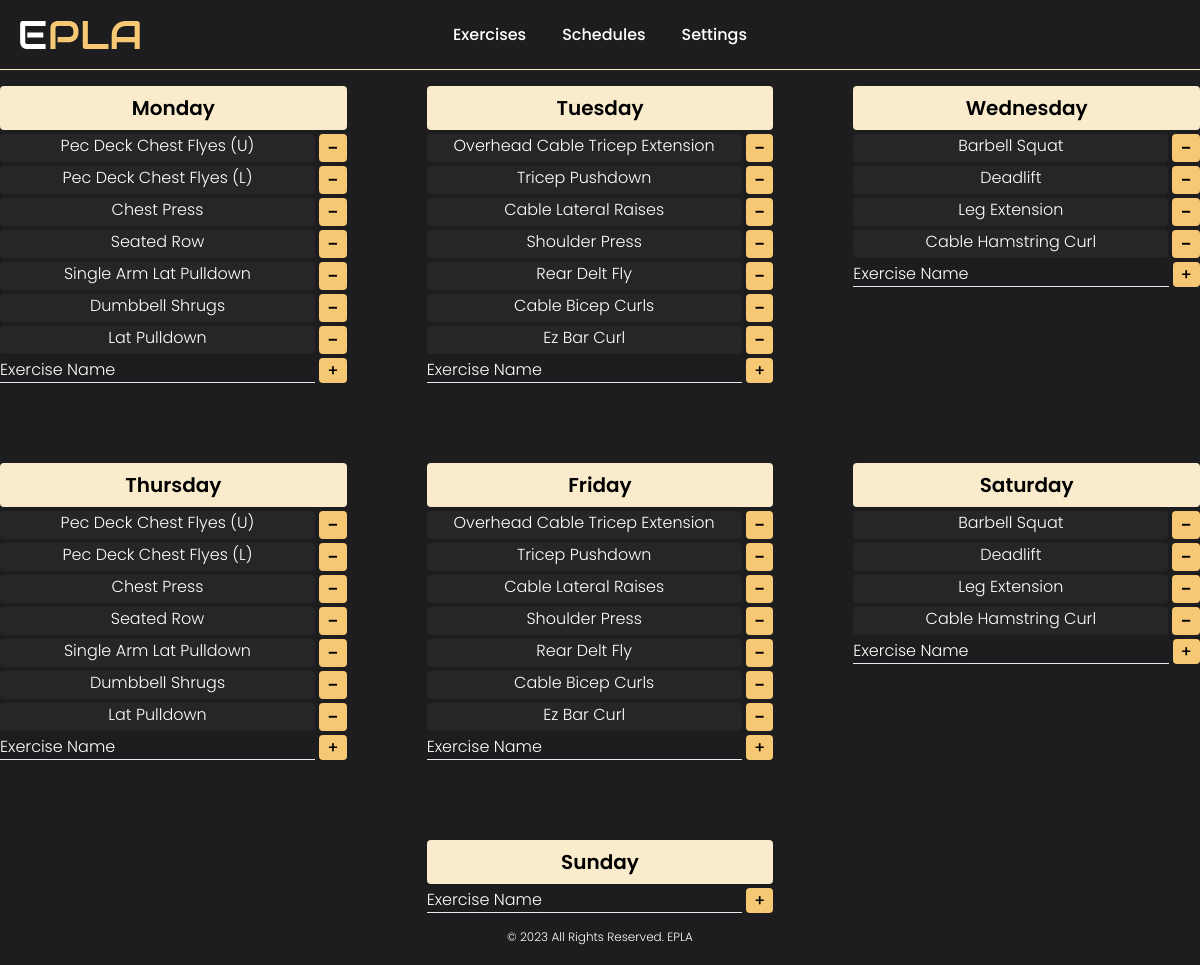
/schedules (signed in), run on the app's committed database.
### tables this page shows
CREATE TABLE exercises (
    id INTEGER,
    user_id INTEGER,
    exercise TEXT,
    PRIMARY KEY(id),
    FOREIGN KEY(user_id) REFERENCES users(id)
        ON UPDATE CASCADE
        ON DELETE CASCADE
);

### app.py (the view, shortened to what this page needs)
@app.route("/schedules", methods=["GET", "POST"])
@login_required
def schedules():
    exercises = {
        "monday": [],
        "tuesday": [],
        "wednesday": [],
        "thursday": [],
        "friday": [],
        "saturday": [],
        "sunday": [],
    }
    con, cur = database()
    for row in exercises:
        cur.execute("SELECT exercise_id FROM schedules WHERE user_id = (?) AND day = (?)", (session["user_id"], row))
        exercise_id = cur.fetchall()
        exercise_id = [id[0] for id in exercise_id]
        placeholders = ', '.join(['?' for _ in exercise_id])
        sql_query = f"SELECT exercise FROM exercises WHERE user_id = (?) AND id IN ({placeholders})"
        cur.execute(sql_query, (session["user_id"], *exercise_id))
        results = cur.fetchall()
        results = [item[0] for item in results]
        exercises[row].extend(results)
    cur.close()
    con.close()
    return render_template("add-change-schedules.html", exercises=exercises)

### app.py (called while the page is built)
@app.after_request
def after_request(response):
    response.headers["Cache-Control"] = "no-cache, no-store, must-revalidate"
    response.headers["Expires"] = 0
    response.headers["Pragma"] = "no-cache"
    return response

### helpers.py (called while the page is built)
def login_required(f):
    @wraps(f)
    def decorated_function(*args, **kwargs):
        if session.get("user_id") is None:
            return redirect("/login")
        return f(*args, **kwargs)
    return decorated_function

def database(db="database.db"):
    con = sqlite3.connect(db)
    cur = con.cursor()
    cur.execute("PRAGMA foreign_keys = 1")
    return con, cur

### templates/add-change-schedules.html (shortened to what this page needs)
{% extends "layout.html" %}
{% block main %}
    <div class="grid grid-cols-1 md:grid-cols-2 lg:grid-cols-3 gap-10 md:gap-20">
        {% for day in exercises %}
            <div class="{% if day == 'sunday' %} col-start-2 {% endif %} space-y-1">
                <h1 class="p-2 rounded bg-yellow-2 font-semibold text-center text-xl text-black">{{ day|title }}</h1>
                {% for exercise in exercises[day] %}
                    <form action="/schedules" method="post" class="flex">
                        <p class="w-full mr-1 px-2 rounded bg-default-3 font-light text-center text-white">{{ exercise|title }}</p>
                        <button type="submit" class="rounded px-2 bg-yellow-1 text-xl">-</button>
                    </form>
                {% endfor %}
                <form action="/schedules" method="post">
                    <div class="flex gap-1">
                        <input type="text" name="exercise" placeholder="Exercise Name" required class="w-full border-b outline-none bg-transparent caret-yellow-2 placeholder-white font-light text-white">
                        <button type="submit" class="rounded px-2 bg-yellow-1">+</button>
                    </div>
                </form>
            </div>
        {% endfor %}
    </div>
{% endblock %}

### templates/layout.html (shortened to what this page needs)
<!DOCTYPE html>
<html lang="en">
    <head>
        <script src="https://cdn.tailwindcss.com"></script>
        <link href="/static/css/styles.css" rel="stylesheet">
    </head>
    <body class="flex flex-col min-h-screen justify-between bg-default-1 font-default font-medium">
        <div class="flex items-center border-b border-yellow-2 p-5">
            <a href="/" class="z-10">
                <img src="/static/images/EPLA.svg">
            </a>
            <nav class="absolute w-full right-0">
                {% if session["user_id"] %}
                    <ul class="relative flex items-center justify-center space-x-5">
                        <li class="p-2 rounded hover:bg-yellow-1 hover:text-black text-white duration-300"><a href="/exercises">Exercises</a></li>
                        <div x-data="{open: false}">
                            <button @click="open = !open" class="p-2 rounded hover:bg-yellow-1 hover:text-black text-white duration-300">Schedules</button>
                        </div>
                        <li class="p-2 rounded hover:bg-yellow-1 hover:text-black text-white duration-300"><a href="/settings">Settings</a></li>
                    </ul>
                {% else %}
                    <ul class="flex items-center justify-end">
                        <li class="mx-5 text-white"><a href="/login" class="delay-75 duration-75 hover:border-b-2 rounded-sm">Login</a></li>
                        <li class="mx-5 px-5 bg-yellow-1 rounded-md shadow-md hover:bg-yellow-2 transition-colors"><a href="/register">Register</a></li>
                    </ul>
                {% endif %}
            </nav>
        </div>
        <main class="flex justify-center my-4">
            {% block main %}{% endblock %}
        </main>
        <footer class="flex justify-center mb-5">
            <p class="font-light text-xs text-white">© 2023 All Rights Reserved. EPLA</p>
        </footer>
    </body>
</html>

### static/css/styles.css (style rules this page uses)
.font-default { font-family: 'Poppins', sans-serif; }

### data on the page
exercises: exercise "Pec Deck Chest Flyes (U)"
exercises: exercise "Pec Deck Chest Flyes (L)"
exercises: exercise "Chest Press"
exercises: exercise "Seated Row"
exercises: exercise "Single Arm Lat Pulldown"
exercises: exercise "Dumbbell Shrugs"
exercises: exercise "Lat Pulldown"
exercises: exercise "Overhead Cable Tricep Extension"
exercises: exercise "Tricep Pushdown"
exercises: exercise "Cable Lateral Raises"
exercises: exercise "Shoulder Press"
exercises: exercise "Rear Delt Fly"
exercises: exercise "Cable Bicep Curls"
exercises: exercise "Ez Bar Curl"
exercises: exercise "Barbell Squat"
exercises: exercise "Deadlift"
exercises: exercise "Leg Extension"
exercises: exercise "Cable Hamstring Curl"

### other printed values
{{ day|title }} "Monday" "Tuesday" "Wednesday" "Thursday" "Friday" "Saturday" "Sunday"
